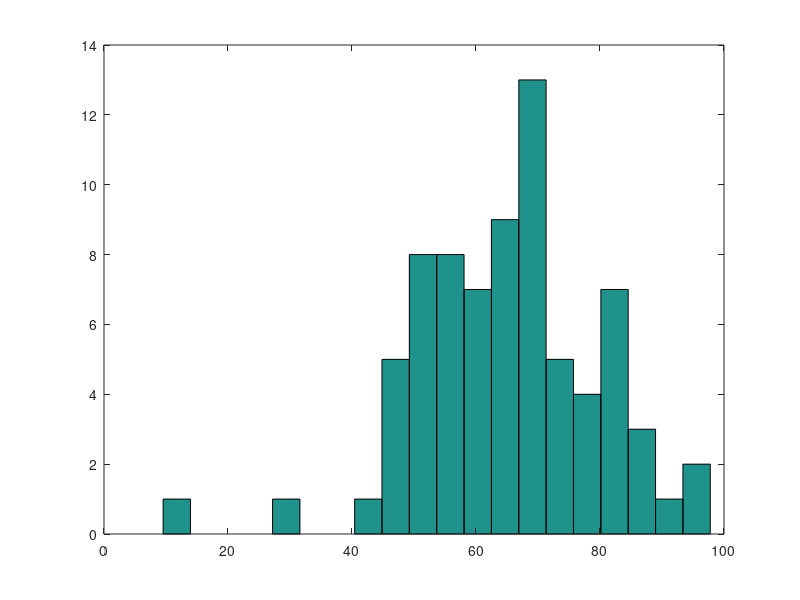

The MATLAB source for this figure:
function [  ] = midtermHistogram(  )

% Midterm Grades
arr=[95 88 84 84 82 81 80 79 72 65 63 62 62 60 60 59 58 58 56 56 55 55 54,...
    52 52 52 50 50 49 47 47 44 44 43 41 40 40 37 37 36 36 36 36 34 34 31,...
    29 29 29 28 27 27 26 24 24 23 21 21 20 19 19 19 19 17 16 15 15 15 10,...
    9 9 7 5 3 0 0 0];

% Total HW scores
arr=[95 95 85 85 85 85 85 85 75 75 75 75 75 75 75 75 75 75 75 75 65 65 65,...
    65 65 65 65 65 65 65 55 55 55 55 55 55 55 55 55 55 55 45 45 45 45 35, ...
    35 35 35 35 25 25 25 25 25 25 25 25 25 25 25 15 15 15 15 15 15 15 15 5,...
    5 5 5 5 5];

arr=[69.12828, 78.93749, 48.35399, 67.51877, 57.2375, 9.53488, 71.36176,...
67.44759, 47.41423, 53.57406, 85.71624, 68.14931, 60.08354, 41.76895,...
53.91083, 82.758, 68.14056, 61.00228, 80.67578, 56.82737, 64.72911, 49.66874,...
64.79643, 58.33772, 93.47761, 60.24507, 46.83551, 83.72141, 54.1875, 65.88616,...
70.27926, 97.78583, 49.29109, 49.94407, 56.63263, 63.06719, 45.33644, 74.50979,...
69.37438, 72.71121, 80.49561, 53.49864, 58.14861, 77.44918, 72.31083, 66.49427,...
52.4481, 61.61801, 65.20944, 67.20678, 55.06173, 70.48913, 65.62525, 71.74429,...
61.99514, 27.40613, 79.0308, 50.35986, 69.82544, 48.33841, 63.38203, 83.23396,...
68.70174, 57.65556, 69.34438, 79.23112, 68.2897, 84.03388, 84.97319, 53.80723,...
63.6209, 86.21082, 53.06031, 80.48311, 90.98214];

hist(arr,20)

end

